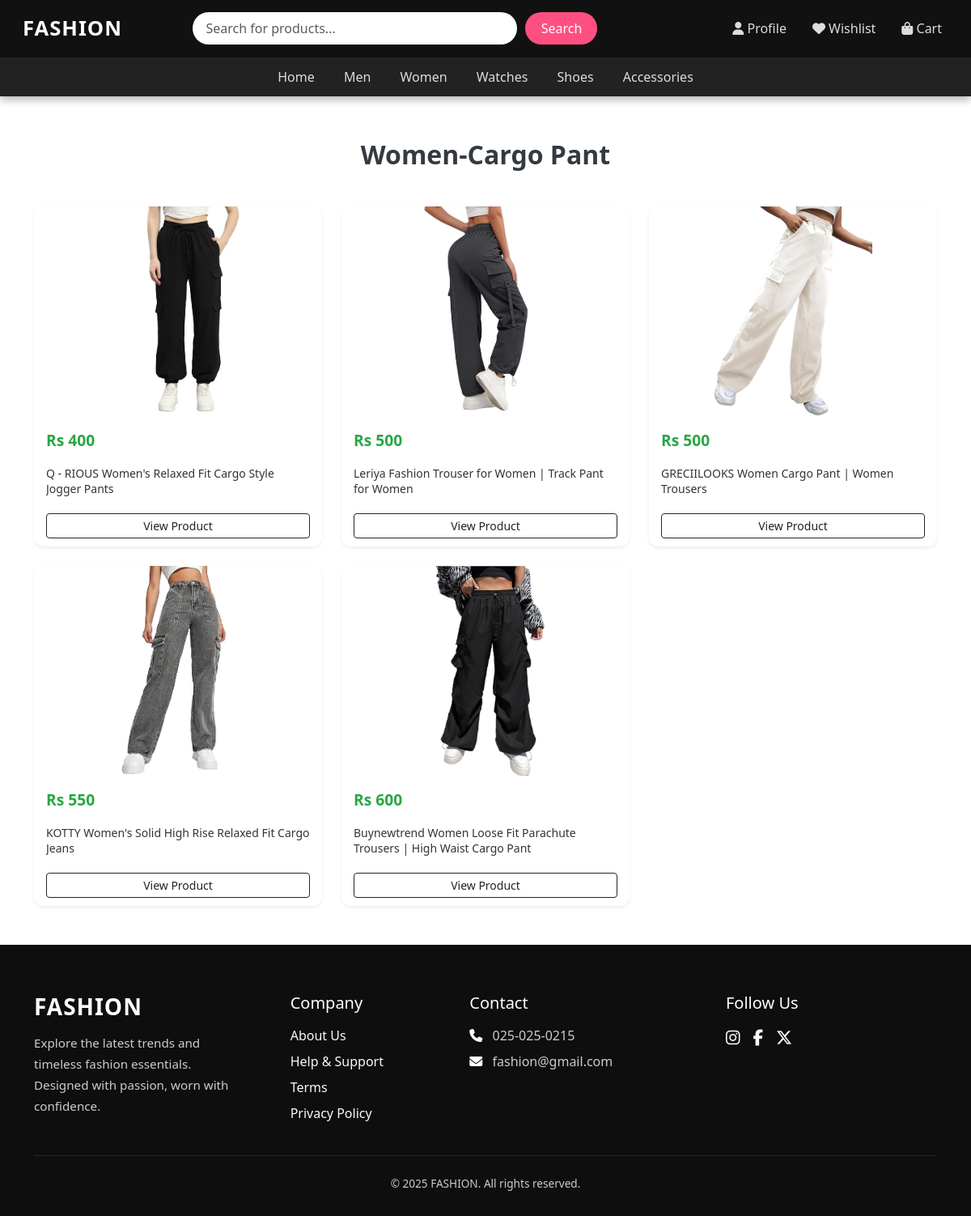
The page /cargow on the database its author committed.
### clothes/models.py (models this page shows)
class clothes(models.Model):
    clothname = models.CharField(max_length=100)
    clothprice = models.IntegerField()
    clothescat = models.CharField(choices=category,max_length=200)
    clothesdesc = models.TextField()
    clothimg = models.ImageField()
    clothsize = models.CharField(max_length=100,default=[],null=True)

### clothes/views.py (the view)
# urls.py: path('cargow', views.cargow),
def cargow(req):
    db = clothes.objects.filter(clothescat='cargow').values()
    cd = list(db)
    return render(req, 'cargow.html',context={'data':cd})

### clothes/templates/cargow.html (shortened to what this page needs)
{% load static %}
<!DOCTYPE html>
<html lang="en">
<head>
    <link href="https://cdn.jsdelivr.net/npm/bootstrap@5.3.3/dist/css/bootstrap.min.css" rel="stylesheet">
    <link rel="stylesheet" href="https://cdnjs.cloudflare.com/ajax/libs/font-awesome/6.6.0/css/all.min.css" />
    <link rel="stylesheet" href={% static 'styles.css' %}>
</head>
<body>
   <div class="navbar-container">
  <nav class="navbar navbar-expand-lg navbar-dark">
    <div class="container-fluid">
      <a class="navbar-brand" href="#">FASHION</a>
      <div class="collapse navbar-collapse justify-content-between" id="navbarResponsive">
        <div class="search-wrapper d-flex align-items-center mt-2 mt-lg-0">
          <input class="form-control search-input" id="search" placeholder="Search for products..." />
          <button class="btn search-btn" id="searchbutton">Search</button>
        </div>
        <ul class="navbar-nav ms-auto mt-3 mt-lg-0">
          <li class="nav-item">
            <a class="nav-link" href="/users"><i class="fa-solid fa-user"></i> Profile</a>
          </li>
          <li class="nav-item">
            <a class="nav-link" href="/like"><i class="fa-solid fa-heart"></i> Wishlist</a>
          </li>
          <li class="nav-item">
            <a class="nav-link" href="/carts"><i class="fa-solid fa-bag-shopping"></i> Cart</a>
          </li>
        </ul>
      </div>
    </div>
  </nav>
  <div class="categories-bar px-2 " style="text-align:center">
    <a href="/">Home</a>
    <a href="/mencollection">Men</a>
    <a href="/womencollection">Women</a>
    <a href="/watchcoll">Watches</a>
    <a href="/shoescoll">Shoes</a>
    <a href="/accessoires">Accessories</a>
  </div>
</div>
      <div class="container py-5">
        <div class="store-header">Women-Cargo Pant</div>
        <div class="row g-4">
          {% for i in data %}
          <div class="col-lg-4 col-md-6 col-sm-12">
            <div class="product-card shadow-sm">
              <div class="image-wrapper">
                <img src="{% static 'clothimg/' %}{{ i.clothimg }}" alt="Product" class="product-image">
              </div>
              <div class="card-body">
                <div class="d-flex justify-content-between align-items-center mb-2">
                  <span class="product-price">Rs {{ i.clothprice }}</span>
                </div>
                <p class="product-title">
                  {{ i.clothname }}
                </p>
                <a href="productshow/{{i.id}}" class="btn btn-outline-dark btn-sm mt-2 w-100">View Product</a>
              </div>
            </div>
          </div>
          {% endfor %}
        </div>
      </div>
   <footer style="background-color: #0e0e0e; color: #ccc; padding: 60px 20px 30px;">
  <div class="container">
    <div class="row gy-4 justify-content-between text-center text-lg-start">
      <div class="col-12 col-md-6 col-lg-3">
        <h3 class="text-white fw-bold mb-3" style="letter-spacing: 1px;">FASHION</h3>
        <p style="font-size: 0.95rem; line-height: 1.7;">
          Explore the latest trends and timeless fashion essentials. Designed with passion, worn with confidence.
        </p>
      </div>
      <div class="col-6 col-md-3 col-lg-2">
        <h5 class="text-white mb-3">Company</h5>
        <ul class="list-unstyled">
          <li><a href="about" class="text-decoration-none text-light d-block mb-2">About Us</a></li>
          <li><a href="help" class="text-decoration-none text-light d-block mb-2">Help & Support</a></li>
          <li><a href="term" class="text-decoration-none text-light d-block mb-2">Terms</a></li>
          <li><a href="privacy" class="text-decoration-none text-light d-block mb-2">Privacy Policy</a></li>
        </ul>
      </div>
      <div class="col-6 col-md-3 col-lg-3">
        <h5 class="text-white mb-3">Contact</h5>
        <p class="mb-2"><i class="fa-solid fa-phone me-2 text-white"></i> 025-025-0215</p>
        <p><i class="fa-solid fa-envelope me-2 text-white"></i> fashion@gmail.com</p>
      </div>
      <div class="col-12 col-md-6 col-lg-3">
        <h5 class="text-white mb-3">Follow Us</h5>
        <div class="d-flex gap-3 justify-content-center justify-content-lg-start">
          <a href="https://www.instagram.com" class="text-light fs-5"><i class="fab fa-instagram"></i></a>
          <a href="https://www.facebook.com" class="text-light fs-5"><i class="fab fa-facebook-f"></i></a>
          <a href="https://x.com/login" class="text-light fs-5"><i class="fab fa-x-twitter"></i></a>
        </div>
      </div>
    </div>
    <hr class="border-secondary my-4">
    <div class="text-center" style="font-size: 0.85rem;">&copy; 2025 FASHION. All rights reserved.</div>
  </div>
</footer>
</body>
</html>

### clothes/static/styles.css (style rules this page uses)
* { padding: 0; margin: 0; }
a { text-decoration: none; color: black; }
a { text-decoration: none; }
.product-card { height: 420px; background-color: #fff; border-radius: 12px; overflow: hidden; display: flex; flex-direction: column; transition: transform 0.3s ease, box-shadow 0.3s ease; box-shadow: 0 4px 12px rgba(0, 0, 0, 0.05); }
.image-wrapper { height: 260px; width: 100%; overflow: hidden; flex-shrink: 0; }
.product-image { width: 100%; height: 100%; object-fit: contain; display: block; }
.card-body { padding: 15px; display: flex; flex-direction: column; flex: 1; justify-content: space-between; }
.product-price { font-size: 1.2rem; color: #28a745; font-weight: 600; margin-bottom: 8px; }
.product-title { font-size: 14px; color: #333; line-height: 1.4; height: 2.8em; overflow: hidden; text-overflow: ellipsis; margin-bottom: 12px; }
.store-header { font-size: 2rem; font-weight: bold; text-align: center; margin-bottom: 40px; color: #343a40; }
.navbar-container { background-color: #111; color: #fff; position: sticky; top: 0; z-index: 1000; box-shadow: 0 4px 10px rgba(0,0,0,0.3); }
.navbar { padding: 0.7rem 1rem; }
.navbar-brand { font-size: 1.6rem; font-weight: bold; color: #fff; letter-spacing: 1px; }
.nav-link { color: #ddd !important; font-weight: 500; margin-left: 1rem; }
.search-wrapper { width: 100%; max-width: 500px; margin: auto; }
.search-input { width: 100%; border-radius: 50px; border: none; padding: 0.5rem 1rem; outline: none; background: #fff; color: #333; }
.search-btn { margin-left: 10px; border-radius: 50px; background: #ff4f81; color: white; border: none; padding: 0.5rem 1.2rem; }
.categories-bar { background-color: #222; overflow-x: auto; white-space: nowrap; }
.categories-bar a { display: inline-block; color: #ddd; padding: 0.75rem 1rem; text-decoration: none; font-weight: 500; transition: all 0.2s ease; }

### rows shown on the page
clothes: clothimg (picture), clothprice "400", clothname "Q - RIOUS Women's Relaxed Fit Cargo Style Jogger Pants"
clothes: clothimg (picture), clothprice "500", clothname "Leriya Fashion Trouser for Women | Track Pant for Women"
clothes: clothimg (picture), clothprice "500", clothname "GRECIILOOKS Women Cargo Pant | Women Trousers"
clothes: clothimg (picture), clothprice "550", clothname "KOTTY Women's Solid High Rise Relaxed Fit Cargo Jeans"
clothes: clothimg (picture), clothprice "600", clothname "Buynewtrend Women Loose Fit Parachute Trousers | High Waist Cargo Pant"
